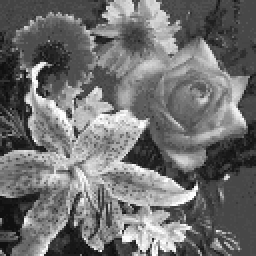
%> input picture Lab 1/Y_image.tif, 128 x 128 px (shown 2 times larger)
$ octave --eval "result = Emboss(imread('../Lab 1/Y_image.tif'));"   (GNU Octave 9; MATLAB toolbox functions it lacks are replaced by stand-ins)
%> lines starting %> are read from the running program, lines starting %| are printed output that depends on the picture
% He Feng
% EE 440 Final Project
% Emboss Effect
function K = Emboss(f0)

% Determine the input image size.
image_size = size(f0);
%> image_size = [128 128]
dimension = numel(image_size);
%> dimension = 2

% If it is a color image, change it to a RGB image.
if dimension == 3
    f0 = rgb2gray(f0);
end

% Add multiplicative noise with variance 0.01.
f1 = imnoise (f0,'speckle',0.01);
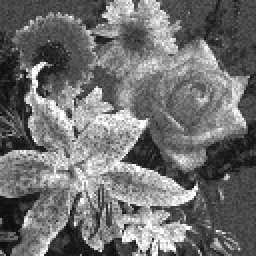
%> f1: size 128x128 uint8 (shown 2 times larger); min 13, max 255, mean 111.7
% Transfer the image above to type double.
f1 = im2double(f1);
%> f1: size 128x128 double
% Create a predefined 2-D filter.
h = fspecial('sobel');
% Apply the impulse response above to the last version image.
image = filter2(h,f1,'same');
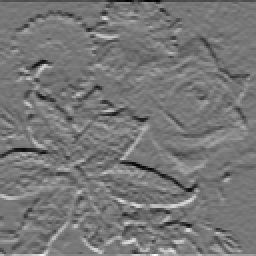
%> image: size 128x128 double (shown 2 times larger); min -3.38, max 3.85, mean 0.00117; drawn with min black and max white
% Convert the matrix to grayscale.
K = mat2gray(image);
end

$ run again, on Lab 1/Z_image.tif
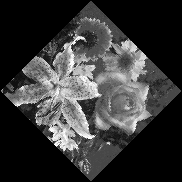
%> input picture Lab 1/Z_image.tif, 182 x 182 px
%> in Emboss, `f1 = imnoise (f0,'speckle',0.01);`:
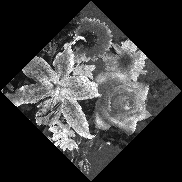
%> f1: size 182x182 uint8; min 0, max 255, mean 55.4
%> in Emboss, `image = filter2(h,f1,'same');`:
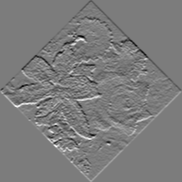
%> image: size 182x182 double; min -3.41, max 3.58, mean 3.22e-19; drawn with min black and max white

$ run again, on Lab 1/1_1.jpg
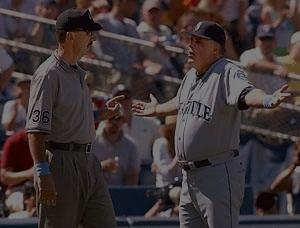
%> input picture Lab 1/1_1.jpg, 300 x 228 px
%> in Emboss, `f0 = rgb2gray(f0);`:
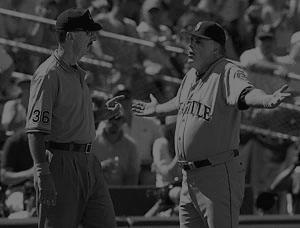
%> f0: size 228x300 uint8; min 0, max 146, mean 55.6
%> in Emboss, `image = filter2(h,f1,'same');`:
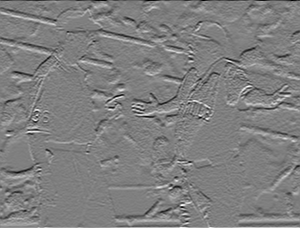
%> image: size 228x300 double; min -1.96, max 1.96, mean 0.000643; drawn with min black and max white
